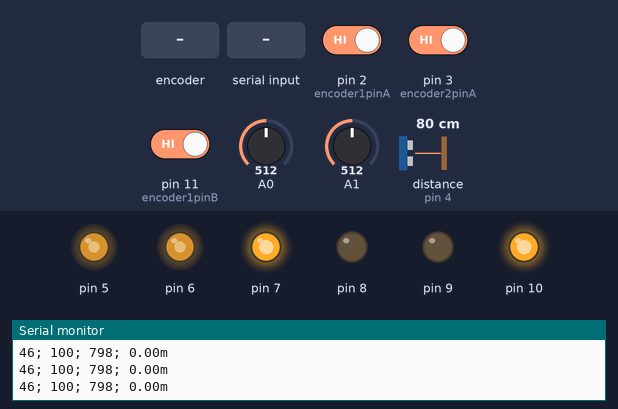
A sketch run on a simulated Arduino Uno, built with avr-gcc and run on an emulated ATmega328P. Shown: output pins drawn as LEDs (lit = HIGH), the last lines printed to the serial monitor. Wiring (inferred from the names in the program): ultrasonic range finder: trigger pin 13; echo pin 4. The inputs (shaded band) are chosen by the test bench; at power-on: distance to the obstacle (sensor on pin 4) 80 cm, pin 2 (encoder1pinA) HIGH, pin 3 (encoder2pinA) HIGH, pin 11 (encoder1pinB) HIGH, A0 = 512, A1 = 512. The echo pulse lasts 58.3 µs per cm; pins used as bus, display or sensor lines are not drawn.

Above: at 0.38 s.
1.3 s: distance to the obstacle (sensor on pin 4) set to 18 cm
At 1.55 s:
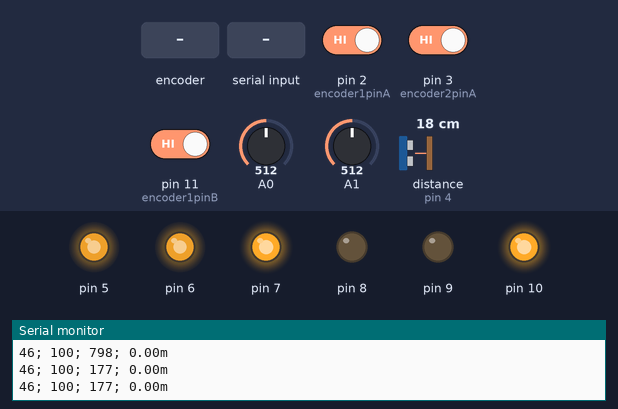
4.3 s: distance to the obstacle (sensor on pin 4) set to 13 cm
At 4.45 s:
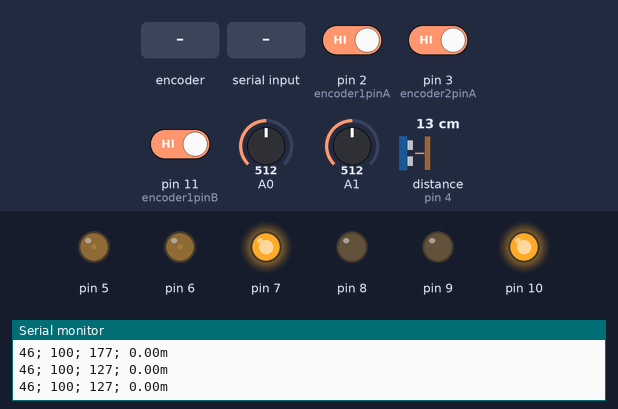
7.3 s: rotary encoder on pin 2 (encoder1pinA) / pin 11 (encoder1pinB) turned 1 step (first pin leading)
At 7.87 s:
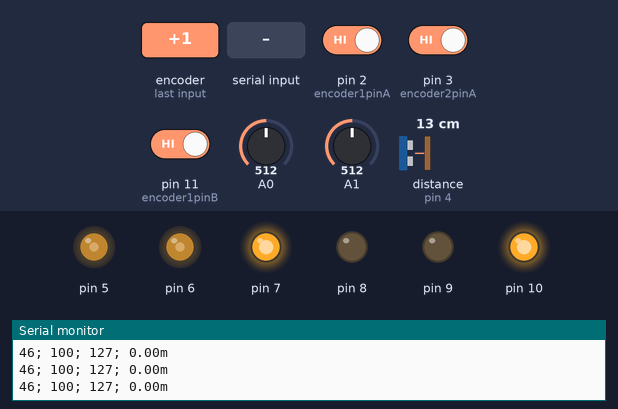
10.3 s: rotary encoder on pin 2 (encoder1pinA) / pin 11 (encoder1pinB) turned 3 steps (first pin leading)
13.9 s: "m" received over Serial
15.8 s: "a" received over Serial
At 16.03 s:
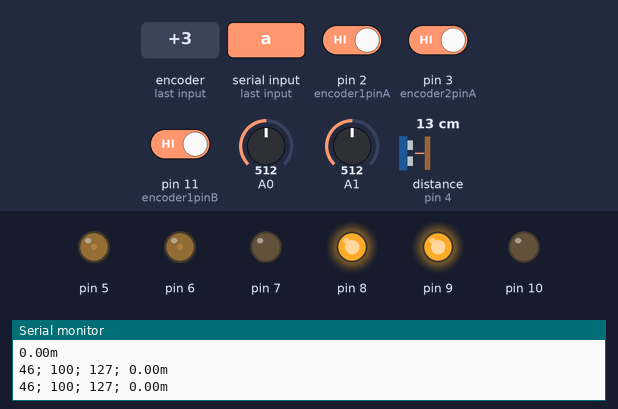
Timing chart, 0 to 24.5 s (numbered marks = the images above; inputs shaded):
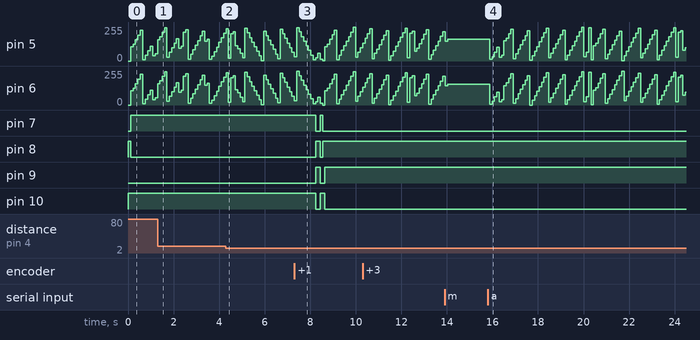

Measured:
- the behaviour switches between 16 and 15 cm on distance to the obstacle (sensor on pin 4) (found by bisection; images 1 and 2)
- after the input at 15.8 s, pin 5: 162/255 → 12/255 after 0.08 s, → 32/255 0.10 s later, → 67/255 0.10 s later, → 102/255 0.10 s later, … (84 changes in this stretch); pin 6: 157/255 → 7/255 after 0.08 s, → 28/255 0.10 s later, → 62/255 0.10 s later, → 97/255 0.10 s later, … (84 changes in this stretch)

The sketch:

AMR.ino
```cpp
#include "SoftwareSerial.h"
SoftwareSerial BTserial(0, 1); // RX(D0), TX(D1)

const byte encoder1pinA = 2;
const byte encoder1pinB = 11;
const byte encoder2pinA = 3;
const byte encoder2pinB = 12;
volatile byte encoder1PinALast;
volatile byte encoder2PinALast;

bool isTurning1 = false; // Flag to check if in "U-turn mode"
bool isTurning2 = false; // Flag to check if in "Left turn mode"
bool isTurning3 = false; // Flag to check if in "Right turn mode"
unsigned long turnStartTime = 0; // To store when the turn started
const int turnDuration1 = 3800; // Time in ms to complete 180 degrees
const int turnDuration2 = 1000; // Time in ms to complete 45 degrees

float constant_W1 = 0.0;
float constant_W2 = 0.0;
int AutoManual = 0;

int setSpeed1 = 0;
int setSpeed2 = 0;
float gf_setW1 = 0.0;
float gf_setW2 = 0.0;

float gf_PIDErrorSum1 = 0.0;
float gf_PIDErrorSum2 = 0.0;
float f_w1Error_old = 0.0;
float f_w2Error_old = 0.0;
float gf_Kd = 0.5;
float gf_Ki = 1.2;
float gf_Kp = 2.0;

#define trigPin 13 // Ultrasonic sensor
#define echoPin 4 // Ultrasonic sensor
unsigned int front_distance_mm;
unsigned int left_distance_mm;
unsigned int right_distance_mm;

volatile int gn_duration1 = 0;
volatile int gn_duration2 = 0;

float distance = 0.0; // Distance traveled

void setup()
{
  Serial.begin(9600); // Initialize the serial port
  BTserial.begin(9600); // For Bluetooth module

  pinMode(5, OUTPUT);
  pinMode(6, OUTPUT);
  pinMode(7, OUTPUT);
  pinMode(8, OUTPUT);
  pinMode(9, OUTPUT);
  pinMode(10, OUTPUT);
  pinMode(trigPin, OUTPUT); // Ultrasonic sensor
  pinMode(echoPin, INPUT); // Ultrasonic sensor

  pinMode(encoder1pinA, INPUT_PULLUP);
  pinMode(encoder1pinB, INPUT_PULLUP);
  pinMode(encoder2pinA, INPUT_PULLUP);
  pinMode(encoder2pinB, INPUT_PULLUP);

  encoder1PinALast = digitalRead(encoder1pinA);
  encoder2PinALast = digitalRead(encoder2pinA);

  attachInterrupt(digitalPinToInterrupt(encoder1pinA), wheelSpeed1, CHANGE);
  attachInterrupt(digitalPinToInterrupt(encoder2pinA), wheelSpeed2, CHANGE);
}

void loop()
{
  float f_w1, f_w2, f_w1Error, f_w2Error;
  float f_PIDout1, f_PIDout2;

  right_distance_mm = unReadIRSensor1(A0); // Read the input pin
  left_distance_mm = unReadIRSensor2(A1); // Read the input pin
  front_distance_mm = ReadUltrasonicSensor(trigPin, echoPin);

  char bytRead;

  if (Serial.available() > 0)
  {
    bytRead = Serial.read();
  }

  if (bytRead == 'm') // Manual mode
  {
    AutoManual = 1;
    distance = 0.00;
    gf_setW1 = 0.00;
    gf_setW2 = 0.00;
  }
  else if (bytRead == 'a') // Auto mode
  {
    AutoManual = 0;
    distance = 0.00;
    gf_setW1 = 0.00; // No movement before command 's'
    gf_setW2 = 0.00; // No movement before command 's'
    constant_W1 = 0.0; // No movement before command 's'
    constant_W2 = 0.0; // No movement before command 's'
  }

  if (AutoManual == 0) // Auto mode
  {
    if (bytRead == 's') // Start moving around
    {
      constant_W1 = 0.4; // Random constant rps
      constant_W2 = 0.4; // Random constant rps
    }

    if (isTurning1 == true) // U-Turn
    {
      if (millis() - turnStartTime >= turnDuration1) // Check if the time is up
      {
        isTurning1 = false; // Turn finished
        gf_setW1 = 0.0; // Stop
        gf_setW2 = 0.0;
      }
      else // Turning on spot
      {
        gf_setW1 = 0.3;
        gf_setW2 = -0.3;
      }
    }

    else if (isTurning2 == true) // Left Turn (Obstacle at right)
    {
      if (millis() - turnStartTime >= turnDuration2) // Check if the time is up
      {
        isTurning2 = false; // Turn finished
        gf_setW1 = 0.0; // Stop
        gf_setW2 = 0.0;
      }
      else // Turning on spot
      {
        gf_setW1 = 0.3;
        gf_setW2 = -0.3;
      }
    }

    else if (isTurning3 == true) // Right Turn (Obstacle at left)
    {
      if (millis() - turnStartTime >= turnDuration2) // Check if the time is up
      {
        isTurning3 = false; // Turn finished
        gf_setW1 = 0.0; // Stop
        gf_setW2 = 0.0;
      }
      else // Turning on spot
      {
        gf_setW1 = -0.3;
        gf_setW2 = 0.3;
      }
    }

    else if(isTurning1 == 0  && isTurning2 == 0 && isTurning3 == 0  && front_distance_mm <= 150) // Object detected in front
    {
      isTurning1 = true; // Start the turning sequence
      turnStartTime = millis(); // Record the current time
    }

    else if(isTurning1 == 0 && isTurning2 == 0 && isTurning3 == 0  && left_distance_mm <= 100) // Object detected at the left side
    {
      isTurning3 = true; // Start the turning sequence
      turnStartTime = millis(); // Record the current time
    }

    else if(isTurning1 == 0 && isTurning2 == 0 && isTurning3 == 0  && right_distance_mm <= 100) // Object detected at the right side
    {
      isTurning2 = true; // Start the turning sequence
      turnStartTime = millis(); // Record the current time
    }

    else // No obstacle.
    {
      gf_setW1 = constant_W1;
      gf_setW2 = constant_W2;
    }
  }

  else if (AutoManual == 1) // Manual mode
  {
    if (bytRead == '6') // Turn right
      gf_setW2 += 0.15;
    else if (bytRead == '2') // Slow down or move backward
    {
      gf_setW1 -= 0.15;
      gf_setW2 -= 0.15;
    }
    else if (bytRead == '4') // Turn left
      gf_setW1 += 0.15;
    else if (bytRead == '5') // Stop
    {
      gf_setW1 = 0.00;
      gf_setW2 = 0.00;
    }
    else if (bytRead == '8') // Move forward
    {
      gf_setW1 += 0.15;
      gf_setW2 += 0.15;
    }
    if (front_distance_mm <= 100 || left_distance_mm <= 100 || right_distance_mm <= 100)
    {
      gf_setW1 = 0.0;
      gf_setW2 = 0.0;
    }
  }

  noInterrupts();
  // Pulse1
  f_w1 = (gn_duration1/960.0)*10.0;
  gn_duration1 = 0;

  // Pulse2
  f_w2 = (gn_duration2/960.0)*10.0;
  gn_duration2 = 0;
  interrupts();

  f_w1Error = gf_setW1 - f_w1;
  f_w2Error = gf_setW2 - f_w2;

  gf_PIDErrorSum1 = gf_Ki*f_w1Error + gf_PIDErrorSum1;
  gf_PIDErrorSum2 = gf_Ki*f_w2Error + gf_PIDErrorSum2;
  f_PIDout1 = gf_Kp*f_w1Error + gf_Kd*(f_w1Error - f_w1Error_old) + gf_PIDErrorSum1;
  f_PIDout2 = gf_Kp*f_w2Error + gf_Kd*(f_w2Error - f_w2Error_old) + gf_PIDErrorSum2;
  setSpeed1 = f_PIDout1*960.0/10.0;
  setSpeed2 = f_PIDout2*960.0/10.0;

  f_w1Error_old = f_w1Error;
  f_w2Error_old = f_w2Error;

  SetMotor1(setSpeed1);
  SetMotor2(setSpeed2);

  if (AutoManual == 0)
  {
    Serial.print(left_distance_mm); // Obstacle distance
    Serial.print("; ");

    Serial.print(right_distance_mm); // Obstacle distance
    Serial.print("; ");

    Serial.print(front_distance_mm); // Obstacle distance
    Serial.print("; ");
  }

  /* Serial.print(f_w1);
  Serial.print(" ");
  Serial.println(f_w2); */

  float d1 = fabs(f_w1) * 0.1 * 2.0 * PI * 0.03;
  float d2 = fabs(f_w2) * 0.1 * 2.0 * PI * 0.03;

  float d = (d1 + d2) / 2.0;  // Robot traveled distance
  distance += d;
  Serial.print(distance);
  Serial.println("m");

  delay(100);
}

void wheelSpeed1()
{
  byte Lstate = digitalRead(encoder1pinA);
  if((encoder1PinALast == LOW) && Lstate==HIGH)
  {
    byte Bstate = digitalRead(encoder1pinB);
    if(Bstate == LOW)
    {
      gn_duration1--; // Forward
    }
    else
    {
      gn_duration1++; // Reverse
    }
  }
  encoder1PinALast = Lstate;
}

void wheelSpeed2()
{
  byte Lstate = digitalRead(encoder2pinA);
  if((encoder2PinALast == LOW) && Lstate==HIGH)
  {
    byte Bstate = digitalRead(encoder2pinB);
    if(Bstate == LOW)
    {
      gn_duration2--; // Forward
    }
    else
    {
      gn_duration2++; // Reverse
    }
  }
  encoder2PinALast = Lstate;
}

void SetMotor1(int nSpeed)
{
  if (nSpeed >= 0)
  {
    analogWrite(5, nSpeed);
    digitalWrite(7, LOW);
    digitalWrite(8, HIGH);
  }
  else // nSpeed is negative.
  {
    analogWrite(5, -nSpeed);
    digitalWrite(7, HIGH);
    digitalWrite(8, LOW);
  }
}

void SetMotor2(int nSpeed)
{
  if (nSpeed >= 0)
  {
    analogWrite(6, nSpeed);
    digitalWrite(9, LOW);
    digitalWrite(10, HIGH);
  }
  else // nSpeed is negative.
  {
    analogWrite(6, -nSpeed);
    digitalWrite(9, HIGH);
    digitalWrite(10, LOW);
  }
}

unsigned int unReadIRSensor1(unsigned int unPin) // 10cm - 80cm
{
  if (unPin < A0 || unPin > A5) {
    return 0; // Return 0 to indicate invalid pin
  }

  int value = analogRead(unPin); // Read Sensor
  float volts = value * 0.0048828125; // Convert to Voltage
  if (volts < 0.1)
    volts = 0.1;  // Prevent math explosion

  unsigned int distance_mm = 262.22 * pow(volts, -1.299);

  // Limit the range (100mm - 8000mm)
  if (distance_mm < 100) {
    distance_mm = 100;
  }
  else if (distance_mm > 8000) {
    distance_mm = 8000;
  }

  return distance_mm;
}

unsigned int unReadIRSensor2(unsigned int unPin) // 4cm - 30cm
{
  if (unPin < A0 || unPin > A5) {
    return 0; // Return 0 to indicate invalid pin
  }

  int value = analogRead(unPin); // Read Sensor
  float volts = value * 0.0048828125; // Convert to Voltage
  if (volts < 0.1)
    volts = 0.1;  // Prevent math explosion

  unsigned int distance_mm = 123.99 * pow(volts, -1.061);

  // Limit the range (40mm - 300mm)
  if (distance_mm < 40) {
    distance_mm = 40;
  }
  else if (distance_mm > 300) {
    distance_mm = 300;
  }

  return distance_mm;
}

unsigned int ReadUltrasonicSensor(byte trig, byte echo)
{
  unsigned long duration, distance;

  digitalWrite(trig, LOW);
  delayMicroseconds(2);
  digitalWrite(trig, HIGH);
  delayMicroseconds(10);
  digitalWrite(trig, LOW);

  duration = pulseIn(echo, HIGH, 25000);
  if (duration == 0)
    duration = 8000; // Assume no obstacle

  distance = duration*0.1718;

  return distance;
}
```
